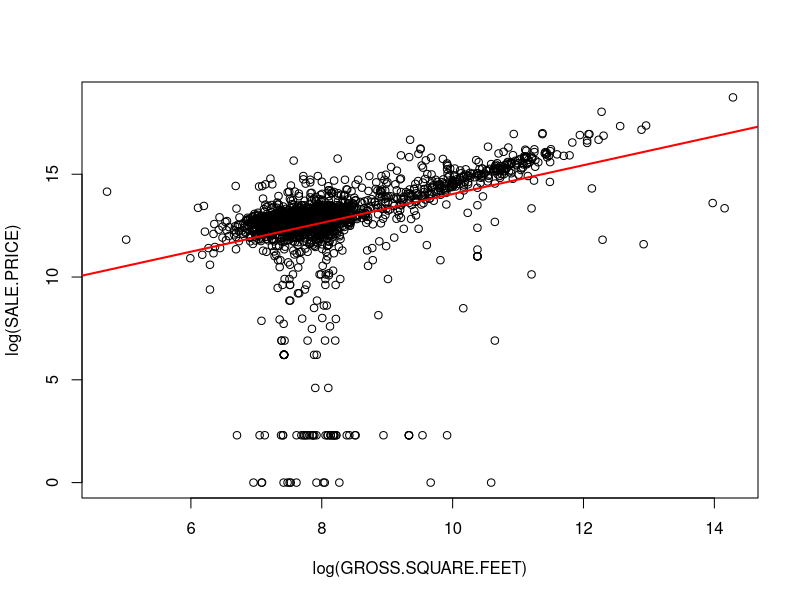
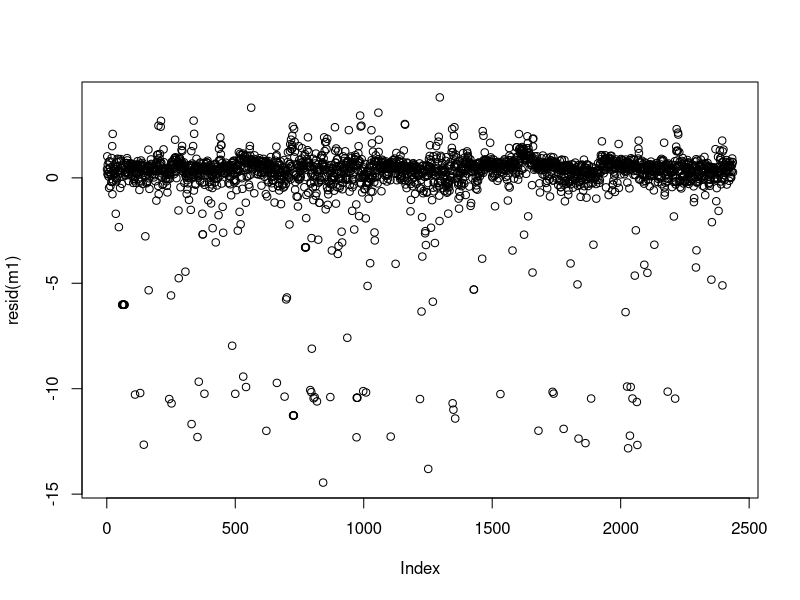
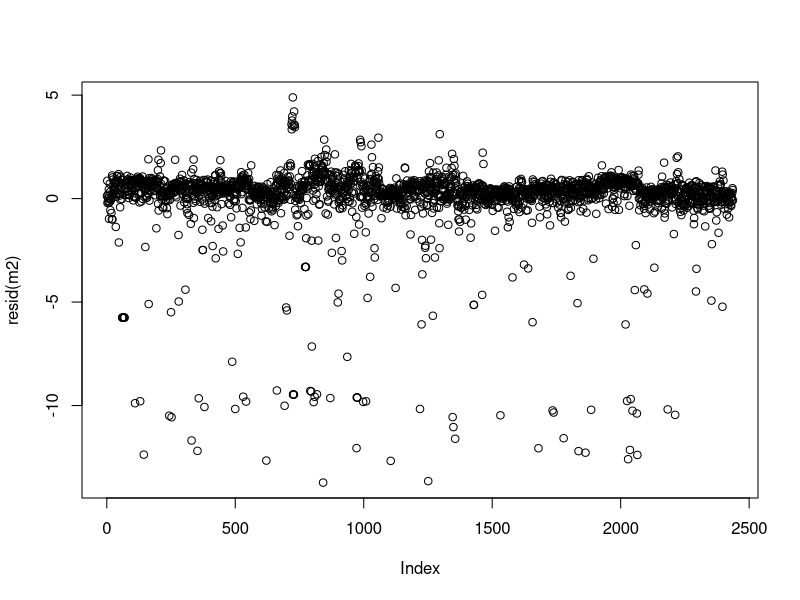
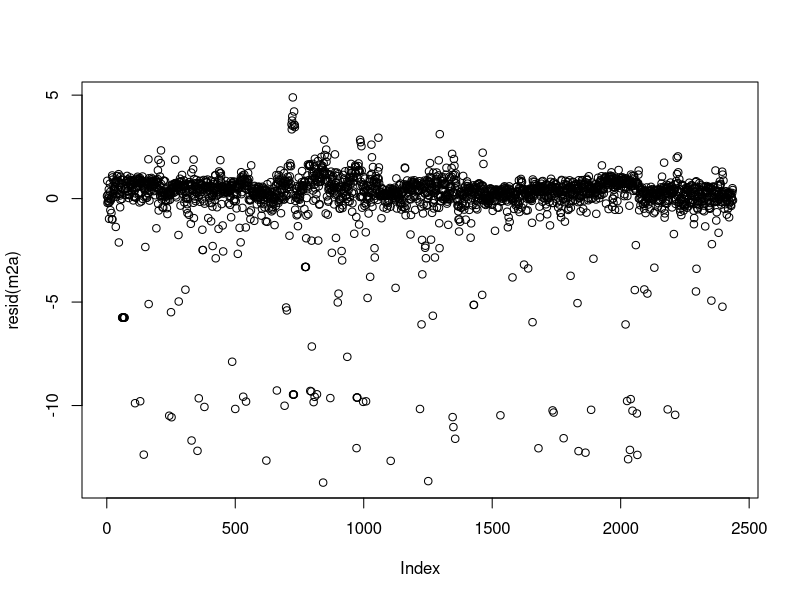
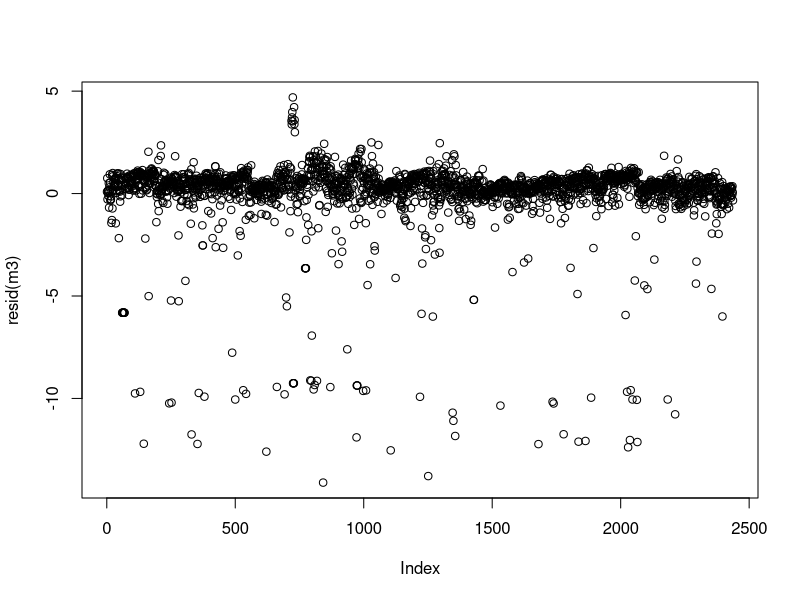
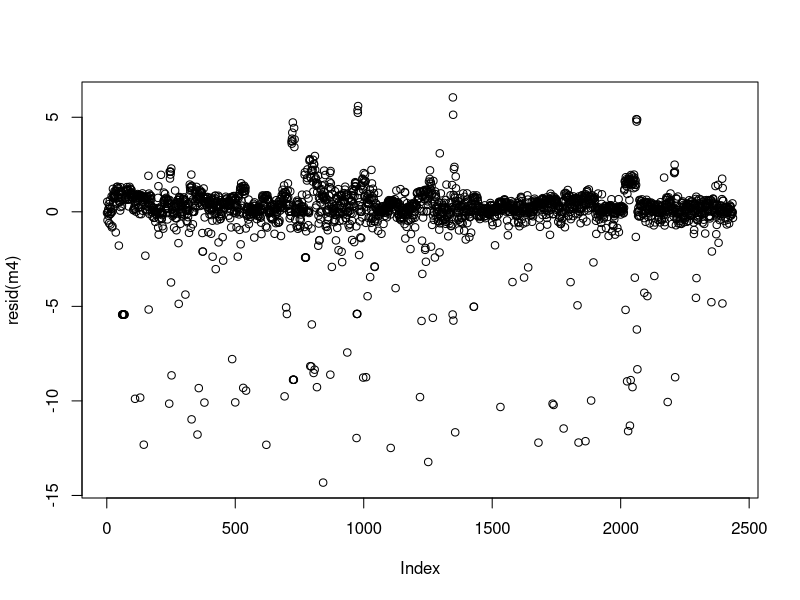

The R script that drew these images, in order:
library(gdata)

setwd("C:/Users/ebelw/Documents/RPI/2020_1_Spring/Data Analytics/GitRepo/Lab 200305")
bronx1=read.csv('rollingsales_bronx.csv',header=TRUE,skip = 4,strip.white = TRUE,na.strings = "")
bronx1=bronx1[which(bronx1$GROSS.SQUARE.FEET!="0" & bronx1$LAND.SQUARE.FEET!="0" & bronx1$SALE.PRICE!="$0"),]

#alternate
#library("xlsx", lib.loc="/Library/Frameworks/R.framework/Versions/3.0/Resources/library")
#bronx1<-read.xlsx("<SOMEWHERE>/rollingsales_bronx.xls",pattern="BOROUGH",stringsAsFactors=FALSE,sheetIndex=1,startRow=5,header=TRUE)
View(bronx1)
#
attach(bronx1) # If you choose to attach, leave out the "data=." in lm regression
SALE.PRICE=sub("\\$","",SALE.PRICE) 
SALE.PRICE=as.numeric(gsub(",","", SALE.PRICE)) 
GROSS.SQUARE.FEET=as.numeric(gsub(",","", GROSS.SQUARE.FEET)) 
LAND.SQUARE.FEET=as.numeric(gsub(",","", LAND.SQUARE.FEET)) 
plot(log(GROSS.SQUARE.FEET), log(SALE.PRICE)) #Wow... did not notice this when I did assignment 4...
m1=lm(log(SALE.PRICE)~log(GROSS.SQUARE.FEET))
summary(m1)
abline(m1,col="red",lwd=2)
plot(resid(m1))

# Model 2
m2=lm(log(SALE.PRICE)~log(GROSS.SQUARE.FEET)+log(LAND.SQUARE.FEET)+factor(NEIGHBORHOOD))
summary(m2)
plot(resid(m2))
# Suppress intercept - using "0+ ..."
m2a<-lm(log(SALE.PRICE)~0+log(GROSS.SQUARE.FEET)+log(LAND.SQUARE.FEET)+factor(NEIGHBORHOOD))
summary(m2a)
plot(resid(m2a))

# Model 3
m3<-lm(log(SALE.PRICE)~0+log(GROSS.SQUARE.FEET)+log(LAND.SQUARE.FEET)+factor(NEIGHBORHOOD)+factor(BUILDING.CLASS.CATEGORY))
summary(m3)
plot(resid(m3))

# Model 4
m4<-lm(log(SALE.PRICE)~0+log(GROSS.SQUARE.FEET)+log(LAND.SQUARE.FEET)+factor(NEIGHBORHOOD)*factor(BUILDING.CLASS.CATEGORY))
summary(m4)
plot(resid(m4))
#
detach(bronx1)
